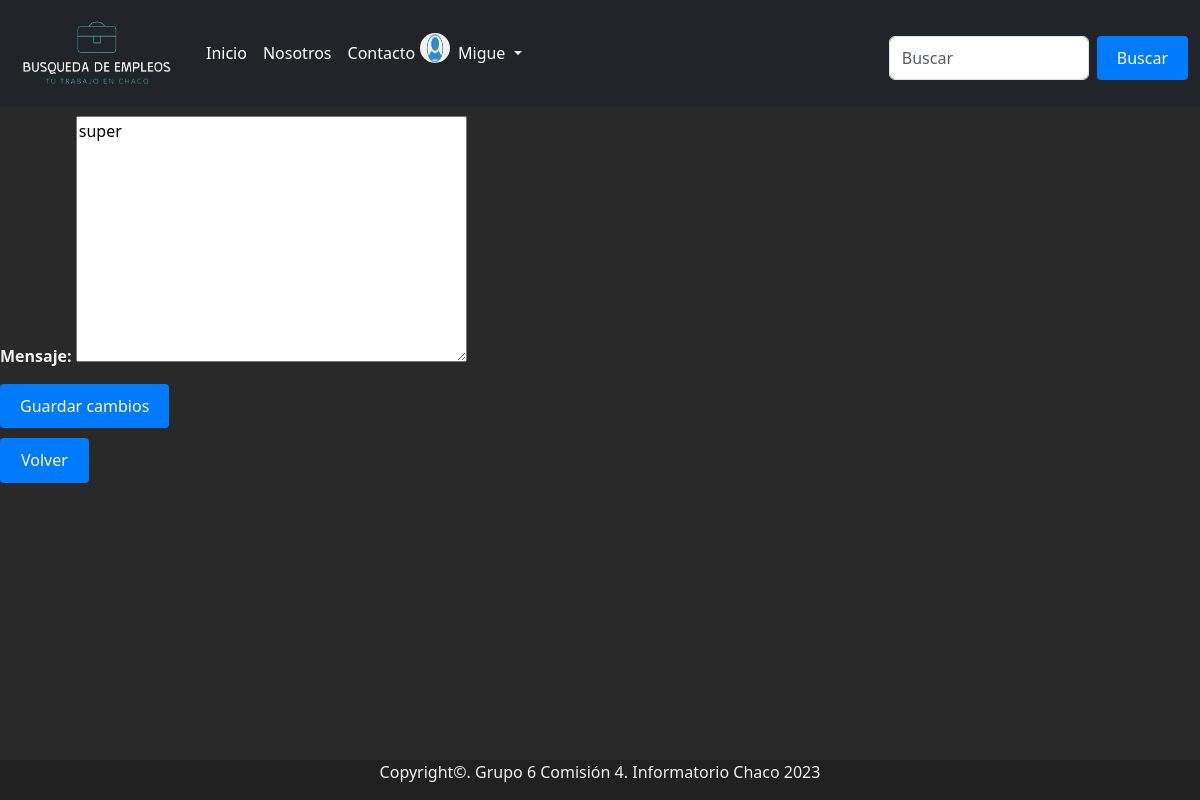
/publicaciones/comentario/editar/13/ (signed in), run on the app's committed database.
### apps/usuarios/models.py (models this page shows, shortened)
class Usuario (AbstractUser):
    nombre = models.CharField(max_length=20, null=True)
    apellido= models.CharField(max_length=20, null=True)
    edad= models.CharField(max_length=2, null=True)
    is_staff= models.BooleanField( 'es_staff', default=False)
    imagen = models.ImageField(null=True, blank=True, upload_to='usuarios',default='usuarios/inicio_sesion.png')

### apps/publicaciones/models.py (models this page shows, shortened)
class Comentarios(models.Model):
    publicacion= models.ForeignKey(Publicaciones, on_delete=models.CASCADE, related_name='comentarios')
    autor= models.ForeignKey(Usuario, on_delete=models.CASCADE)
    mensaje= models.TextField()

### apps/publicaciones/views.py (the view)
# urls.py: path('comentario/editar/<int:pk>/', views.editar_comentario, name='editar_comentario'),
@login_required
def editar_comentario(request, pk):
    comentario = get_object_or_404(Comentarios, pk=pk)
    if comentario.autor != request.user:
        return HttpResponseForbidden("No tienes permiso para editar este comentario.")
    publicacion = comentario.publicacion
    if request.method == "POST":
        form = ComentarioForm(request.POST, instance=comentario)
        if form.is_valid():
            form.save()
            return redirect(reverse('apps.publicaciones:detalle', kwargs={'pk': publicacion.pk}))
    else:
        form = ComentarioForm(instance=comentario)
    return render(request, 'publicaciones/comentario/editar_comentario.html', {'comentario': comentario, 'publicacion': publicacion, 'formulario_comentario': form})

### apps/publicaciones/forms.py
class ComentarioForm(forms.ModelForm):
    class Meta:
        model= Comentarios
        fields = ['mensaje']

### templates/publicaciones/comentario/editar_comentario.html (shortened to what this page needs)
{% extends 'base.html' %}
{% load static %}
{% block navbar %}
    {% include 'navbar.html' %}
{% endblock %}
{% block contenido %}
<link rel="stylesheet" href="{% static 'css/estilos.css' %}">
<div class="comentario" style="position: relative; top: 5%; bottom: 10%;">
    <form method="POST" action="{% url 'apps.publicaciones:editar_comentario' pk=comentario.id %}">
        {{ formulario_comentario.as_p }}
        <button type="submit">Guardar cambios</button>
    </form>
    <a href="{% url 'apps.publicaciones:detalle' pk=comentario.publicacion.id %}" class="btn btn-volver">Volver</a>
</div>
{% endblock %}

### templates/navbar.html (shortened to what this page needs)
{% load static %}
<nav class="navbar navbar-expand-lg bg-dark">
  <link rel="stylesheet" href="{% static 'css/estilos.css' %}">
  <div class="container-fluid">
    <a class="navbar-brand text-white" href="{% url 'inicio' %}"><img src="{% static 'css/img/logo4-1.png' %}" alt="Logo" style="width: 170px; height: 80px;"></a>
    <div class="collapse navbar-collapse" id="navbarScroll">
      <ul class="navbar-nav me-auto my-2 my-lg-0 navbar-nav-scroll" style="--bs-scroll-height: 100px;">
        <li class="nav-item">
          <a class="nav-link active text-white" aria-current="page" href="{% url 'inicio' %}">Inicio</a>
        </li>
        <li class="nav-item">
          <a class="nav-link active text-white" aria-current="page" href="{% url 'acerca_de' %}">Nosotros</a>
        </li>
        <li class="nav-item">
          <a class="nav-link active text-white" aria-current="page" href="{% url 'contacto' %}">Contacto</a>
        </li>
        {% if user.is_authenticated %}
          <li class="nav-item">
            <img src="{{ user.imagen.url }}" alt="Avatar" style="width: 30px; height: 30px; border-radius: 50%;position: absolute; left: 420px">
            <a class="nav-link dropdown-toggle text-white" href="#" role="button" data-bs-toggle="dropdown" aria-expanded="false" style="position: absolute;left: 450px;">
              {{ user.username }}
            </a>
          </li>
        {% endif %}
      </ul>
      <form class="d-flex">
        <input class="form-control me-2" type="search" placeholder="Buscar" aria-label="Search" style="max-width: 200px;">
        <button class="btn btn-outline-success text-white" type="submit">Buscar</button>
      </form>
    </div>
  </div>
</nav>

### static/css/estilos.css (style rules this page uses)
form { margin-top:10px; }
button[type="submit"] { background-color: #007bff; color: #fff; padding: 10px 20px; border: none; border-radius: 4px; cursor: pointer; align: center }
label { font-weight: bold; }

### templates/base.html (style rules this page uses)
body { background-color: #292929; color: #f1f1f1; background-image: url('https://i.ibb.co/N2HYBBn/Dise-o1.png'); background-size: cover; background-repeat: no-repeat; background-position: center; }
a { color: #90caf9; }

### templates/publicaciones/comentario/editar_comentario.html (style rules this page uses)
.btn-primary, .btn-volver { color: #fff; background-color: #007bff; border-color: #007bff; margin-top: 10px; display: inline-block; padding: 10px 20px; font-size: 16px; font-weight: 400; line-height: 1.42857143; text-align: center; white-space: nowrap; vertical-align: middle; cursor: pointer; border: 1px solid transparent; border-radius: 4px; }

### data on the page
Usuario: imagen (picture), username "Migue"
Comentarios: mensaje "super"
